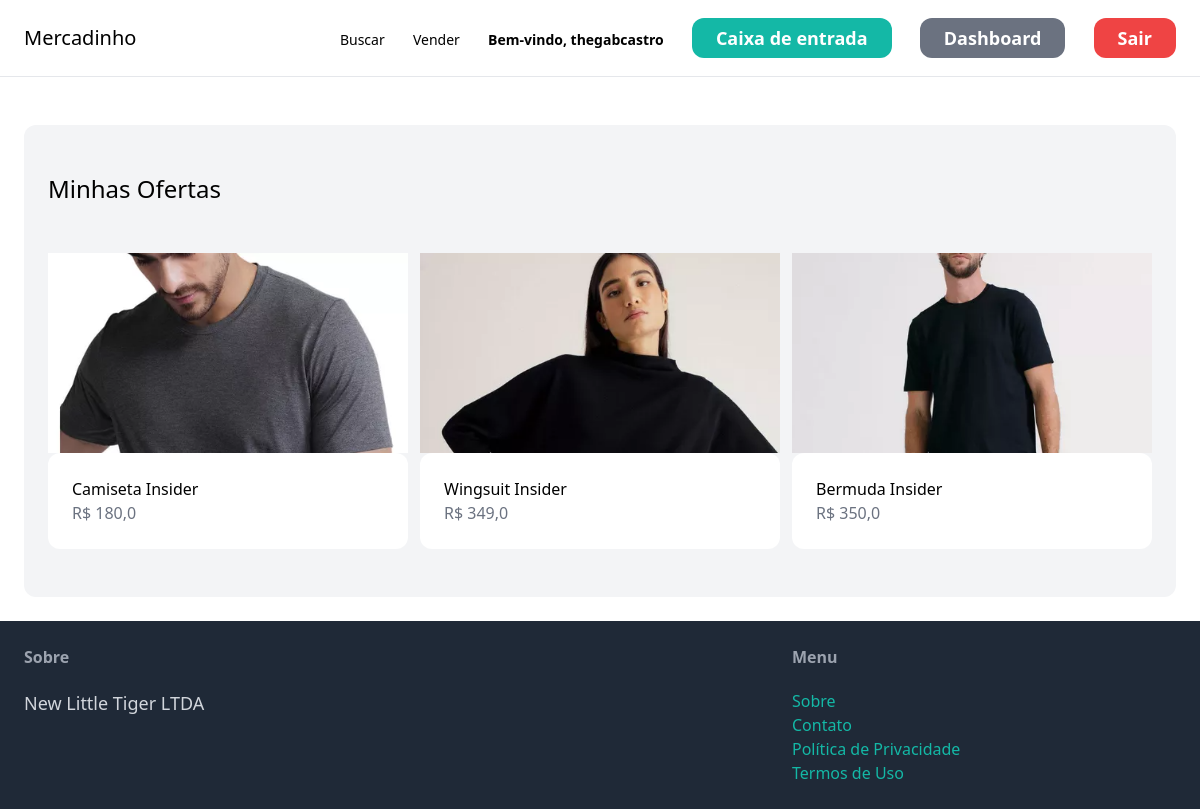
Page /dashboard/ (signed in) on the committed database.
### item/models.py (models this page shows, shortened)
class Item(models.Model):
    categoria = models.ForeignKey(
        Categoria, related_name="items", on_delete=models.CASCADE, default=1
    )
    nome = models.CharField(max_length=255)
    descrição = models.TextField(blank=True, null=True)
    preço = models.FloatField()
    imagem = models.ImageField(upload_to="item_images", blank=True, null=True)
    foi_vendido = models.BooleanField(default=False)
    criado_por = models.ForeignKey(User, related_name="items", on_delete=models.CASCADE)
    criado_em = models.DateTimeField(auto_now_add=True)

### dashboard/views.py (the view)
# urls.py: path("", views.index, name="index"),
@login_required
def index(request):
    items = Item.objects.filter(criado_por=request.user)
    return render(
        request,
        "dashboard/index.html",
        {
            "items": items,
        },
    )

### dashboard/templates/dashboard/index.html (shortened to what this page needs)
{% extends 'core/base.html' %}
{% block content %}
<div class="mt-6 px-6 py-12 bg-gray-100 rounded-xl">
    <h2 class="mb-12 text-2xl text-left">Minhas Ofertas</h2>
    <div class="grid grid-cols-3 gap-3">
        {% for item in items %}
        <div>
            <a href="{% url 'item:detail' item.id %}">
                <div class="image-container">
                    <img src="{{ item.imagem.url }}" class="product-image" alt="{{item.nome}}">
                </div>
                <div class="p-6 bg-white rounded-xl">
                    <h2 class="text-1xl">{{item.nome}}</h2>
                    <p class="text-gray-500">R$ {{item.preço}}</p>
                </div>
            </a>
        </div>
        {% endfor %}
    </div>
</div>
{% endblock content %}

### core/templates/core/base.html (shortened to what this page needs)
<!DOCTYPE html>
<html lang="pt-br">
<head>
    <script src="https://cdn.tailwindcss.com"></script>
</head>
<body>
    <nav class="py-6 px-6 flex justify-between items-center border-b border-gray-200">
        <a href="/" class="text-xl font-medium hover:text-gray-500">Mercadinho</a>
        <div class="space-x-6">
            <a href="{% url 'item:items' %}"
                class="text-sm font-light hover:text-gray-500">Buscar</a>
            <a href="{% url 'item:new' %}"
                class="text-sm font-light hover:text-gray-500">Vender</a>
            {% if request.user.is_authenticated %}
                <a href="#"
                    class="text-sm font-semibold hover:text-gray-500">Bem-vindo, {{user.username}}</a>
                <a href="{% url 'conversation:inbox' %}"
                    class="px-6 py-2 text-lg font-semibold bg-teal-500 text-white rounded-xl hover:bg-teal-700">Caixa de entrada</a>
                <a href="{% url 'dashboard:index' %}"
                    class="px-6 py-2 text-lg font-semibold bg-gray-500 text-white rounded-xl hover:bg-gray-700">Dashboard</a>
                <a href="{% url 'core:logout' %}"
                    class="px-6 py-2 text-lg font-semibold bg-red-500 text-white rounded-xl hover:bg-red-700">Sair</a>
            {% else %}
                <a href="{% url 'core:signup' %}"
                    class="px-6 py-3 text-lg font-semibold bg-teal-500 text-white rounded-xl hover:bg-teal-700">Registrar</a>
                <a href="{% url 'core:login' %}"
                    class="px-6 py-3 text-lg font-semibold bg-gray-500 text-white rounded-xl hover:bg-gray-700">Login</a>
            {% endif %}
        </div>
    </nav>
    <div class="px-6 py-6">
        {% block content %}
        {% endblock content %}
    </div>
    <footer class="py-6 px-6 flex justify-between bg-gray-800">
        <div class="w-2/3 pr-10">
            <h3 class="mb-5 font-semibold text-gray-400">Sobre</h3>
            <p class="text-lg text-gray-300">New Little Tiger LTDA</p>
        </div>
        <div class="w-1/3">
            <h3 class="mb-5 font-semibold text-gray-400">Menu</h3>
            <ul class="list-reset">
                <li><a href="#" class="text-teal-500 hover:text-teal-700">Sobre</a></li>
                <li><a href=" {% url 'core:contact' %}" class="text-teal-500 hover:text-teal-700">Contato</a></li>
                <li><a href="#" class="text-teal-500 hover:text-teal-700">Política de Privacidade</a></li>
                <li><a href="#" class="text-teal-500 hover:text-teal-700">Termos de Uso</a></li>
            </ul>
        </div>
    </footer>
</body>
</html>

### dashboard/templates/dashboard/index.html (style rules this page uses)
.image-container { height: 200px; overflow: hidden; }
.product-image { width: 100%; height: auto; display: block; object-fit: fill; }

### rows in the picture
Item: imagem (picture), nome "Camiseta Insider", preço "180,0"
Item: imagem (picture), nome "Wingsuit Insider", preço "349,0"
Item: imagem (picture), nome "Bermuda Insider", preço "350,0"

### other values in the picture
{{ user.username }} "thegabcastro"
